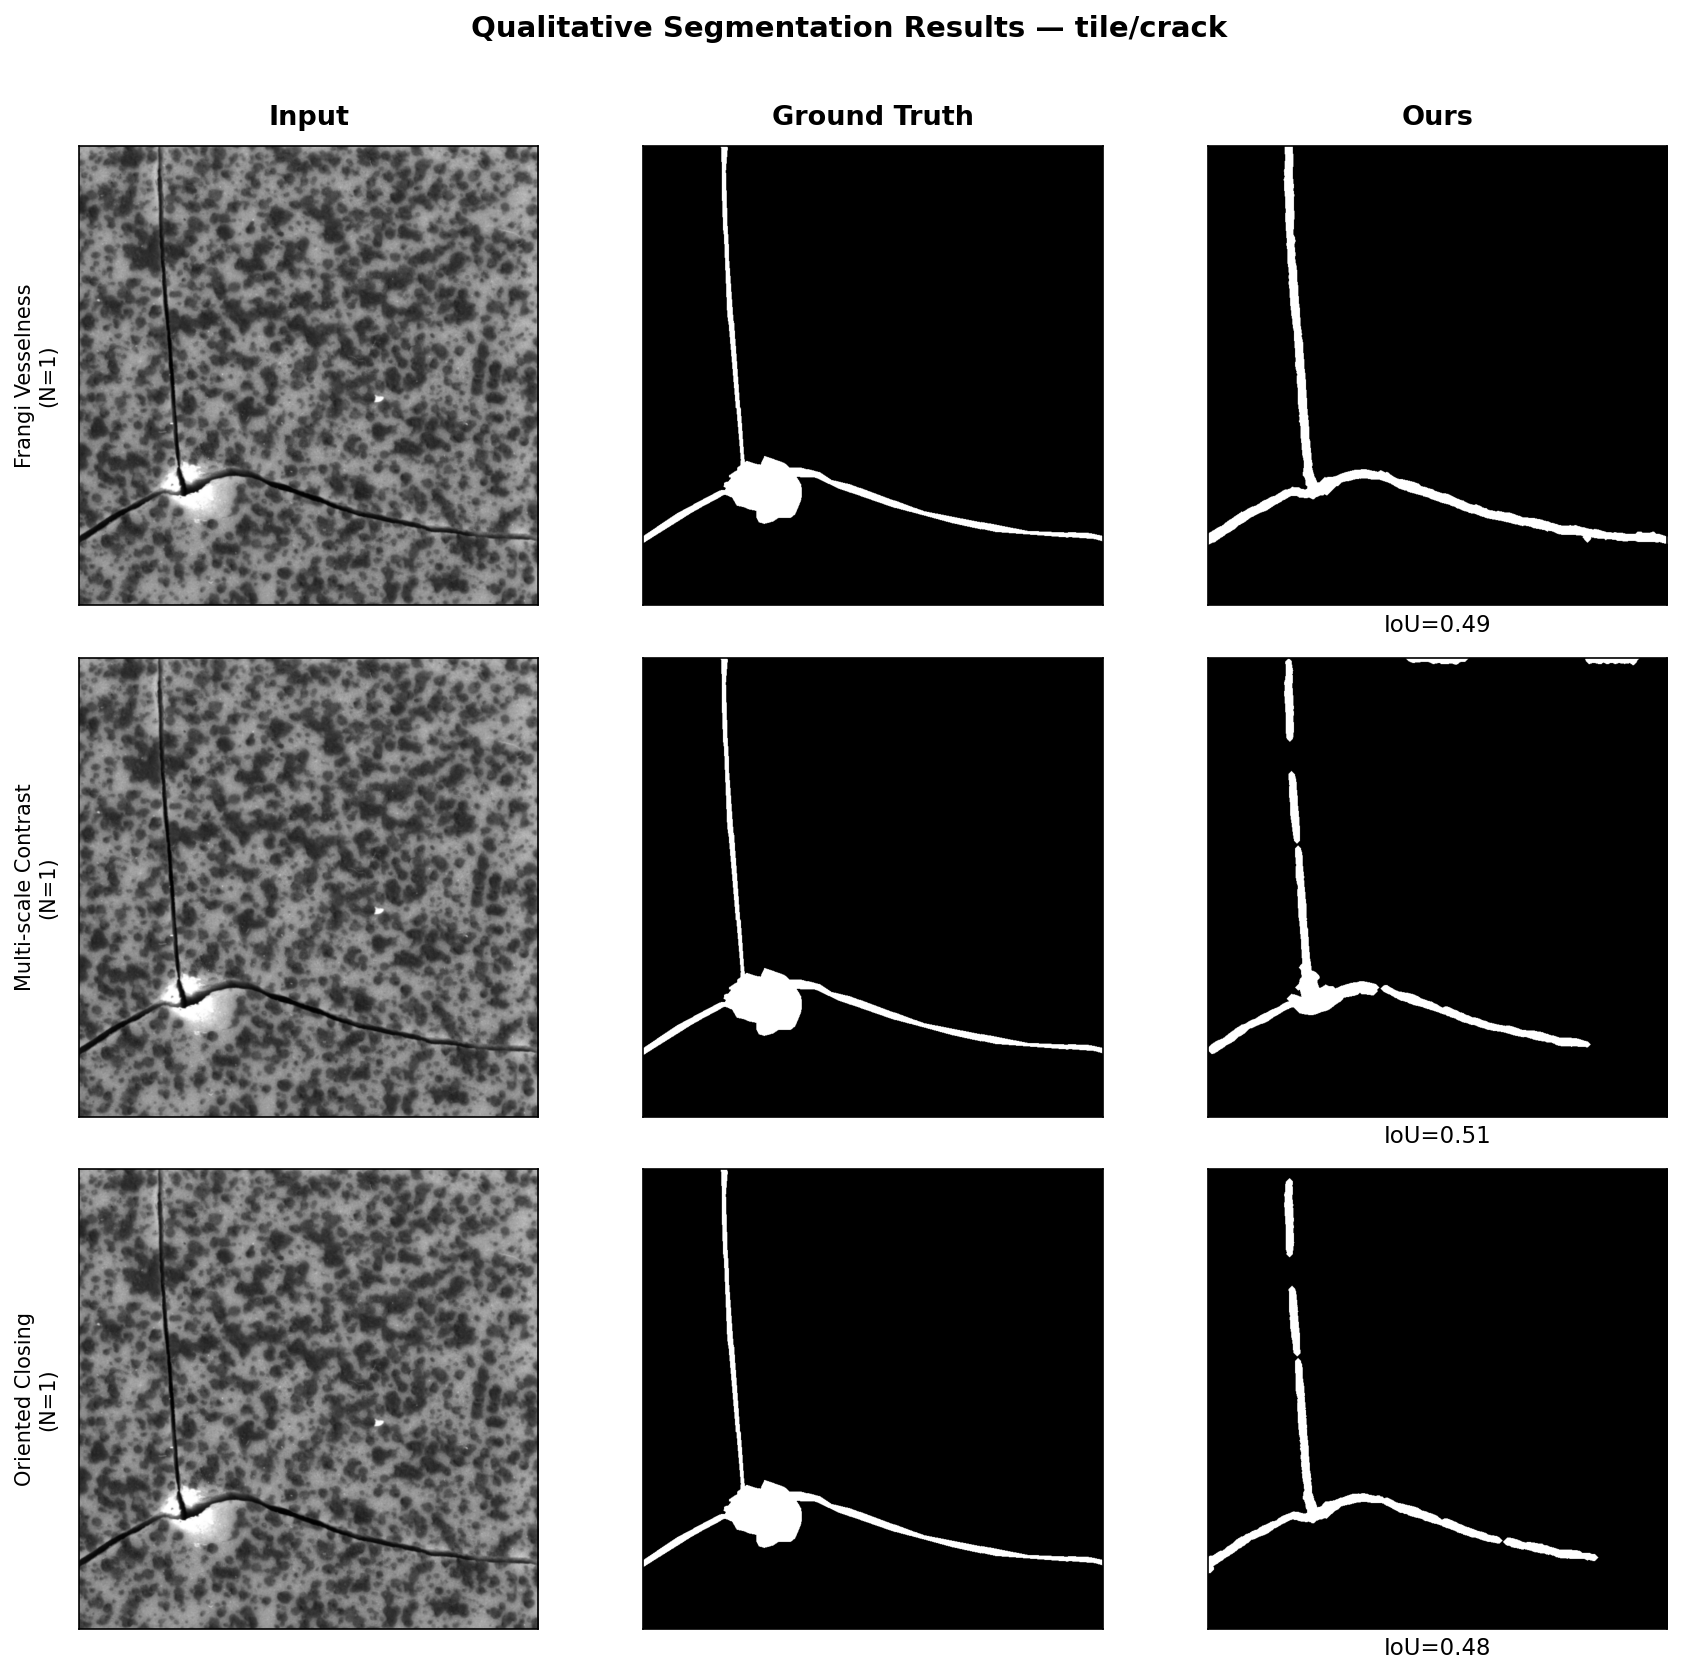

Generate this figure with Python:
import torch
import torch.nn.functional as F
import numpy as np
import matplotlib.pyplot as plt
from skimage import io, color
from scipy.ndimage import binary_dilation
from skimage.morphology import remove_small_objects
from skimage.filters import frangi, gaussian
import os

os.chdir(os.path.dirname(os.path.dirname(os.path.abspath(__file__))))

def load_image(path):
    img = io.imread(path)
    if img.ndim == 3:
        img = color.rgb2gray(img)
    img = img.astype(np.float32)
    img = (img - img.min()) / (img.max() - img.min())
    return img

def load_mask(path):
    mask = io.imread(path)
    if mask.ndim == 3:
        mask = color.rgb2gray(mask)
    mask = (mask > 0.5).astype(np.float32)
    return mask

def calculate_iou(pred, gt):
    pred_bin = (pred > 0).astype(np.float32)
    intersection = (pred_bin * gt).sum()
    union = ((pred_bin + gt) > 0).astype(np.float32).sum()
    if union == 0:
        return 0.0
    return float(intersection / union)

# ── Operator 1: Frangi ──────────────────────────────────────────
def run_frangi(img, mask):
    smoothed = gaussian(img, sigma=1.5)
    vessel   = frangi(smoothed, sigmas=range(1, 8, 1), beta=0.5, gamma=None, black_ridges=True)
    vessel   = (vessel - vessel.min()) / (vessel.max() - vessel.min() + 1e-8)
    best_iou, best_pred = 0, None
    for thresh in np.arange(0.01, 0.50, 0.01):
        for minsize in [10, 50, 100, 200, 500]:
            cleaned = remove_small_objects(vessel > thresh, min_size=minsize)
            for dil in [5, 10, 15, 20, 25, 30]:
                thick = binary_dilation(cleaned, iterations=dil).astype(np.float32)
                iou   = calculate_iou(thick, mask)
                if iou > best_iou:
                    best_iou  = iou
                    best_pred = thick
    return best_pred, best_iou

# ── Operator 2: Multiscale Contrast ─────────────────────────────
class DiffMultiscaleContrast(torch.nn.Module):
    def __init__(self, sigma_small=1.0, sigma_large=5.0, epsilon=1e-6):
        super().__init__()
        self.sigma_small = torch.nn.Parameter(torch.tensor(sigma_small))
        self.sigma_large = torch.nn.Parameter(torch.tensor(sigma_large))
        self.epsilon     = epsilon

    def gaussian_kernel(self, sigma):
        sigma  = torch.clamp(sigma, 0.5, 10.0)
        k      = int(6 * sigma.item() + 1) | 1
        ax     = torch.arange(-k//2 + 1, k//2 + 1, dtype=torch.float32)
        kernel = torch.exp(-ax**2 / (2 * sigma**2))
        kernel = kernel / kernel.sum()
        return (kernel[:, None] * kernel[None, :]).unsqueeze(0).unsqueeze(0), k

    def local_stats(self, x, sigma):
        kernel, k = self.gaussian_kernel(sigma)
        mean      = F.conv2d(x, kernel, padding=k//2)
        mean_sq   = F.conv2d(x**2, kernel, padding=k//2)
        std       = torch.sqrt(torch.clamp(mean_sq - mean**2, min=self.epsilon))
        return mean, std

    def forward(self, x):
        mean_s, std_s = self.local_stats(x, self.sigma_small)
        mean_l, std_l = self.local_stats(x, self.sigma_large)
        mean_diff     = torch.abs(mean_l - mean_s)
        std_diff      = std_l - std_s
        contrast      = mean_diff + 0.5 * std_diff
        contrast      = (contrast - contrast.min()) / (contrast.max() - contrast.min() + self.epsilon)
        return contrast

def run_multiscale(img, mask):
    smoothed  = gaussian(img, sigma=1.0)
    x         = torch.tensor(smoothed).unsqueeze(0).unsqueeze(0)
    best_iou, best_pred = 0, None
    for ss in [0.5, 1.0, 2.0, 3.0]:
        for sl in [5.0, 8.0, 10.0, 15.0]:
            if ss >= sl:
                continue
            model     = DiffMultiscaleContrast(sigma_small=ss, sigma_large=sl)
            output_np = model(x).squeeze().detach().numpy()
            for thresh in np.arange(0.1, 0.9, 0.05):
                for minsize in [50, 100, 200, 500]:
                    cleaned = remove_small_objects(output_np > thresh, min_size=minsize)
                    for dil in [5, 10, 15, 20, 25]:
                        thick = binary_dilation(cleaned, iterations=dil).astype(np.float32)
                        iou   = calculate_iou(thick, mask)
                        if iou > best_iou:
                            best_iou  = iou
                            best_pred = thick
    return best_pred, best_iou

# ── Operator 3: Oriented Closing ────────────────────────────────
class DiffOrientedClosing(torch.nn.Module):
    def __init__(self, length=15, num_angles=8, epsilon=1e-6):
        super().__init__()
        self.length     = length
        self.num_angles = num_angles
        self.epsilon    = epsilon

    def line_kernel(self, angle, length):
        k    = length if length % 2 == 1 else length + 1
        kern = torch.zeros(k, k)
        cx   = k // 2
        cy   = k // 2
        for i in range(k):
            x = int(cx + (i - cx) * np.cos(angle))
            y = int(cy + (i - cx) * np.sin(angle))
            if 0 <= x < k and 0 <= y < k:
                kern[y, x] = 1.0
        if kern.sum() == 0:
            kern[cy, cx] = 1.0
        kern = kern / kern.sum()
        return kern.unsqueeze(0).unsqueeze(0)

    def soft_dilate(self, x, kernel):
        k = kernel.shape[-1]
        return F.conv2d(x, kernel, padding=k//2)

    def soft_erode(self, x, kernel):
        k   = kernel.shape[-1]
        neg = 1.0 - x
        out = F.conv2d(neg, kernel, padding=k//2)
        return 1.0 - out

    def forward(self, x):
        responses = []
        angles    = np.linspace(0, np.pi, self.num_angles, endpoint=False)
        for angle in angles:
            kern     = self.line_kernel(angle, self.length)
            dilated  = self.soft_dilate(x, kern)
            closed   = self.soft_erode(dilated, kern)
            response = closed - x
            responses.append(response)
        stacked = torch.stack(responses, dim=0)
        result  = stacked.max(dim=0).values
        result  = (result - result.min()) / (result.max() - result.min() + self.epsilon)
        return result

def run_oriented_closing(img, mask):
    smoothed  = gaussian(img, sigma=1.0)
    x         = torch.tensor(smoothed).unsqueeze(0).unsqueeze(0)
    best_iou, best_pred = 0, None
    for length in [11, 15, 21]:
        for num_angles in [8, 12]:
            model     = DiffOrientedClosing(length=length, num_angles=num_angles)
            output_np = model(x).squeeze().detach().numpy()
            for thresh in np.arange(0.1, 0.9, 0.05):
                for minsize in [50, 100, 500]:
                    cleaned = remove_small_objects(output_np > thresh, min_size=minsize)
                    for dil in [5, 10, 15, 20]:
                        thick = binary_dilation(cleaned, iterations=dil).astype(np.float32)
                        iou   = calculate_iou(thick, mask)
                        if iou > best_iou:
                            best_iou  = iou
                            best_pred = thick
    return best_pred, best_iou

# ── Load & Run ───────────────────────────────────────────────────
img  = load_image('tile.png')
mask = load_mask('mask.png')

print("Running Frangi...")
frangi_pred, frangi_iou     = run_frangi(img, mask)
print("Running Multiscale...")
multi_pred,  multi_iou      = run_multiscale(img, mask)
print("Running Oriented Closing...")
orient_pred, orient_iou     = run_oriented_closing(img, mask)

print(f"\nFrangi IoU           = {frangi_iou:.4f}")
print(f"Multiscale IoU       = {multi_iou:.4f}")
print(f"Oriented Closing IoU = {orient_iou:.4f}")

# ── Plot in professor's format ───────────────────────────────────
operators = [
    ("Frangi Vesselness",    frangi_pred,  frangi_iou,  3),
    ("Multi-scale Contrast", multi_pred,   multi_iou,   3),
    ("Oriented Closing",     orient_pred,  orient_iou,  3),
]

fig, axes = plt.subplots(3, 3, figsize=(12, 11))

# Column headers
for col, title in enumerate(['Input', 'Ground Truth', 'Ours']):
    axes[0, col].set_title(title, fontsize=13, fontweight='bold', pad=10)

for i, (name, result, iou, nparams) in enumerate(operators):
    # Row label on left
    axes[i, 0].set_ylabel(f'{name}\n(N=1)', fontsize=10,
                           rotation=90, labelpad=10)

    axes[i, 0].imshow(img,    cmap='gray')
    axes[i, 1].imshow(mask,   cmap='gray')
    axes[i, 2].imshow(result, cmap='gray')

    # IoU below result like professor's format
    axes[i, 2].set_xlabel(f'IoU={iou:.2f}', fontsize=11)

    # Remove axis ticks for cleaner look
    for ax in axes[i]:
        ax.set_xticks([])
        ax.set_yticks([])

plt.suptitle('Qualitative Segmentation Results — tile/crack',
             fontsize=14, fontweight='bold', y=1.01)
plt.tight_layout()
plt.savefig('results/combined_results.png', dpi=150, bbox_inches='tight')
plt.show()
print("Saved to results/combined_results.png")
